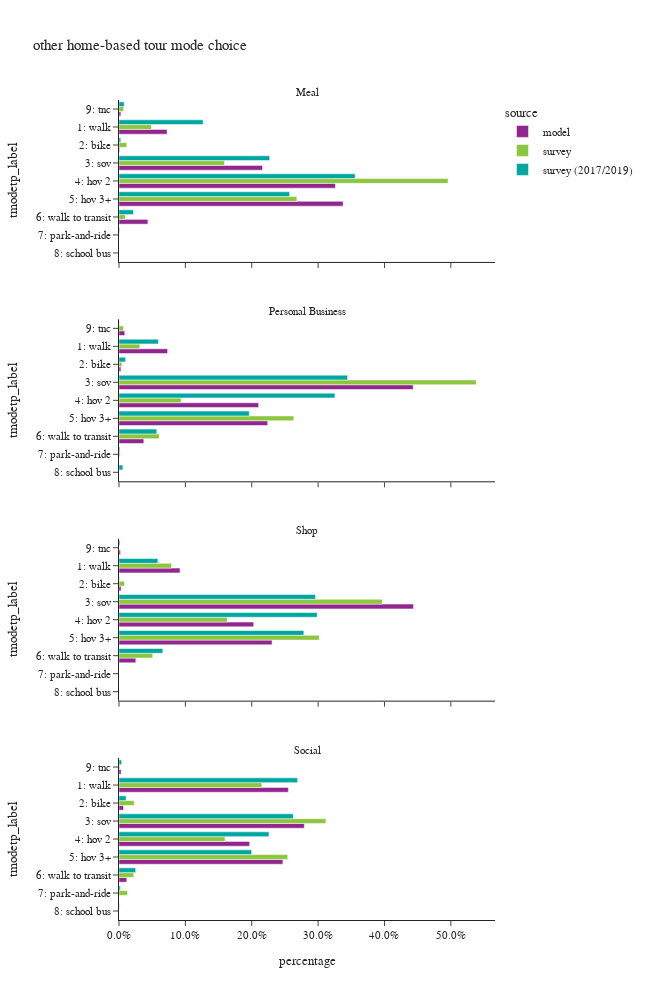

This figure's notebook cell:
### Code cell
df_plot = hb_tour.groupby(['source','pdpurp_label','tmodetp_label'])['toexpfac'].sum().reset_index()
df_plot['percentage'] = df_plot.groupby(['source','pdpurp_label'], group_keys=False)['toexpfac']. \
    apply(lambda x: x / float(x.sum()))

df_plot_ct = hb_tour.groupby(['source','pdpurp_label','tmodetp_label'])['toexpfac'].count().reset_index(). \
    rename(columns={'toexpfac':'sample count'})
df_plot = df_plot.merge(df_plot_ct, on=['source','pdpurp_label','tmodetp_label'])

fig = px.bar(df_plot.sort_values(['tmodetp_label']),
             x="percentage", y="tmodetp_label", color="source",barmode="group",
             facet_col='pdpurp_label', facet_col_wrap=1, orientation='h',
             hover_data=['sample count'],
             category_orders={"tmodetp_label":["1: walk","2: bike","3: sov","4: hov 2","5: hov 3+","6: walk to transit",
                                               "7: park-and-ride","8: school bus","9: other–survey only"]},
             title="other home-based tour mode choice")
fig.update_layout(height=1000, width=650)
fig.for_each_annotation(lambda a: a.update(text = a.text.split("=")[-1]))
fig.for_each_xaxis(lambda a: a.update(tickformat = ".1%"))
fig.show()

### Figure 1 — Plotly figure (JSON) as saved in the notebook; plotly's stock layout.template omitted (floating-point values rounded to 4 significant figures)
{"data": [{"alignmentgroup": "True", "customdata": [[25496], [357], [76137], [114770], [118848], [15331], [994]], "hovertemplate": "source=model<br>pdpurp_label=Meal<br>percentage=%{x}<br>tmodetp_label=%{y}<br>sample count=%{customdata[0]}<extra></extra>", "legendgroup": "model", "marker": {"color": "#91268F", "pattern": {"shape": ""}}, "name": "model", "offsetgroup": "model", "orientation": "h", "showlegend": true, "textposition": "auto", "type": "bar", "x": [0.07245, 0.001014, 0.2163, 0.3261, 0.3377, 0.04356, 0.002824], "xaxis": "x4", "y": ["1: walk", "2: bike", "3: sov", "4: hov 2", "5: hov 3+", "6: walk to transit", "9: tnc"], "yaxis": "y4"}, {"alignmentgroup": "True", "customdata": [[25249], [996], [152841], [72544], [77253], [12899], [3012]], "hovertemplate": "source=model<br>pdpurp_label=Personal Business<br>percentage=%{x}<br>tmodetp_label=%{y}<br>sample count=%{customdata[0]}<extra></extra>", "legendgroup": "model", "marker": {"color": "#91268F", "pattern": {"shape": ""}}, "name": "model", "offsetgroup": "model", "orientation": "h", "showlegend": false, "textposition": "auto", "type": "bar", "x": [0.07323, 0.002889, 0.4433, 0.2104, 0.2241, 0.03741, 0.008736], "xaxis": "x3", "y": ["1: walk", "2: bike", "3: sov", "4: hov 2", "5: hov 3+", "6: walk to transit", "9: tnc"], "yaxis": "y3"}, {"alignmentgroup": "True", "customdata": [[62217], [2149], [300250], [137345], [156075], [17172], [1476]], "hovertemplate": "source=model<br>pdpurp_label=Shop<br>percentage=%{x}<br>tmodetp_label=%{y}<br>sample count=%{customdata[0]}<extra></extra>", "legendgroup": "model", "marker": {"color": "#91268F", "pattern": {"shape": ""}}, "name": "model", "offsetgroup": "model", "orientation": "h", "showlegend": false, "textposition": "auto", "type": "bar", "x": [0.09194, 0.003176, 0.4437, 0.203, 0.2306, 0.02538, 0.002181], "xaxis": "x2", "y": ["1: walk", "2: bike", "3: sov", "4: hov 2", "5: hov 3+", "6: walk to transit", "9: tnc"], "yaxis": "y2"}, {"alignmentgroup": "True", "customdata": [[359463], [9589], [393294], [277220], [347765], [16507], [4553]], "hovertemplate": "source=model<br>pdpurp_label=Social<br>percentage=%{x}<br>tmodetp_label=%{y}<br>sample count=%{customdata[0]}<extra></extra>", "legendgroup": "model", "marker": {"color": "#91268F", "pattern": {"shape": ""}}, "name": "model", "offsetgroup": "model", "orientation": "h", "showlegend": false, "textposition": "auto", "type": "bar", "x": [0.2552, 0.006808, 0.2793, 0.1968, 0.2469, 0.01172, 0.003233], "xaxis": "x", "y": ["1: walk", "2: bike", "3: sov", "4: hov 2", "5: hov 3+", "6: walk to transit", "9: tnc"], "yaxis": "y"}, {"alignmentgroup": "True", "customdata": [[200], [25], [201], [204], [87], [43], [3], [3]], "hovertemplate": "source=survey<br>pdpurp_label=Meal<br>percentage=%{x}<br>tmodetp_label=%{y}<br>sample count=%{customdata[0]}<extra></extra>", "legendgroup": "survey", "marker": {"color": "#8CC63E", "pattern": {"shape": ""}}, "name": "survey", "offsetgroup": "survey", "orientation": "h", "showlegend": true, "textposition": "auto", "type": "bar", "x": [0.04882, 0.01173, 0.1589, 0.4958, 0.268, 0.009482, 0.0002709, 0.00707], "xaxis": "x4", "y": ["1: walk", "2: bike", "3: sov", "4: hov 2", "5: hov 3+", "6: walk to transit", "7: park-and-ride", "9: tnc"], "yaxis": "y4"}, {"alignmentgroup": "True", "customdata": [[74], [10], [355], [161], [52], [78], [5], [9]], "hovertemplate": "source=survey<br>pdpurp_label=Personal Business<br>percentage=%{x}<br>tmodetp_label=%{y}<br>sample count=%{customdata[0]}<extra></extra>", "legendgroup": "survey", "marker": {"color": "#8CC63E", "pattern": {"shape": ""}}, "name": "survey", "offsetgroup": "survey", "orientation": "h", "showlegend": false, "textposition": "auto", "type": "bar", "x": [0.03148, 0.004293, 0.5382, 0.09371, 0.2633, 0.06055, 0.0017, 0.006736], "xaxis": "x3", "y": ["1: walk", "2: bike", "3: sov", "4: hov 2", "5: hov 3+", "6: walk to transit", "7: park-and-ride", "9: tnc"], "yaxis": "y3"}, {"alignmentgroup": "True", "customdata": [[289], [27], [573], [302], [118], [74], [2]], "hovertemplate": "source=survey<br>pdpurp_label=Shop<br>percentage=%{x}<br>tmodetp_label=%{y}<br>sample count=%{customdata[0]}<extra></extra>", "legendgroup": "survey", "marker": {"color": "#8CC63E", "pattern": {"shape": ""}}, "name": "survey", "offsetgroup": "survey", "orientation": "h", "showlegend": false, "textposition": "auto", "type": "bar", "x": [0.07919, 0.008409, 0.3967, 0.1631, 0.3017, 0.05086, 5.015e-05], "xaxis": "x2", "y": ["1: walk", "2: bike", "3: sov", "4: hov 2", "5: hov 3+", "6: walk to transit", "8: school bus"], "yaxis": "y2"}, {"alignmentgroup": "True", "customdata": [[1048], [109], [827], [501], [344], [112], [15], [13]], "hovertemplate": "source=survey<br>pdpurp_label=Social<br>percentage=%{x}<br>tmodetp_label=%{y}<br>sample count=%{customdata[0]}<extra></extra>", "legendgroup": "survey", "marker": {"color": "#8CC63E", "pattern": {"shape": ""}}, "name": "survey", "offsetgroup": "survey", "orientation": "h", "showlegend": false, "textposition": "auto", "type": "bar", "x": [0.2152, 0.02296, 0.3118, 0.1597, 0.2542, 0.02218, 0.01278, 0.001186], "xaxis": "x", "y": ["1: walk", "2: bike", "3: sov", "4: hov 2", "5: hov 3+", "6: walk to transit", "7: park-and-ride", "9: tnc"], "yaxis": "y"}, {"alignmentgroup": "True", "customdata": [[433], [15], [290], [368], [230], [121], [7], [44]], "hovertemplate": "source=survey (2017/2019)<br>pdpurp_label=Meal<br>percentage=%{x}<br>tmodetp_label=%{y}<br>sample count=%{customdata[0]}<extra></extra>", "legendgroup": "survey (2017/2019)", "marker": {"color": "#00A7A0", "pattern": {"shape": ""}}, "name": "survey (2017/2019)", "offsetgroup": "survey (2017/2019)", "orientation": "h", "showlegend": true, "textposition": "auto", "type": "bar", "x": [0.1268, 0.002655, 0.2271, 0.3557, 0.2571, 0.02187, 0.001062, 0.007723], "xaxis": "x4", "y": ["1: walk", "2: bike", "3: sov", "4: hov 2", "5: hov 3+", "6: walk to transit", "7: park-and-ride", "9: tnc"], "yaxis": "y4"}, {"alignmentgroup": "True", "customdata": [[396], [19], [913], [606], [376], [268], [9], [22], [25]], "hovertemplate": "source=survey (2017/2019)<br>pdpurp_label=Personal Business<br>percentage=%{x}<br>tmodetp_label=%{y}<br>sample count=%{customdata[0]}<extra></extra>", "legendgroup": "survey (2017/2019)", "marker": {"color": "#00A7A0", "pattern": {"shape": ""}}, "name": "survey (2017/2019)", "offsetgroup": "survey (2017/2019)", "orientation": "h", "showlegend": false, "textposition": "auto", "type": "bar", "x": [0.05924, 0.009989, 0.3444, 0.3254, 0.1963, 0.05695, 0.00143, 0.005816, 0.0004872], "xaxis": "x3", "y": ["1: walk", "2: bike", "3: sov", "4: hov 2", "5: hov 3+", "6: walk to transit", "7: park-and-ride", "8: school bus", "9: tnc"], "yaxis": "y3"}, {"alignmentgroup": "True", "customdata": [[586], [18], [807], [613], [297], [155], [1], [5]], "hovertemplate": "source=survey (2017/2019)<br>pdpurp_label=Shop<br>percentage=%{x}<br>tmodetp_label=%{y}<br>sample count=%{customdata[0]}<extra></extra>", "legendgroup": "survey (2017/2019)", "marker": {"color": "#00A7A0", "pattern": {"shape": ""}}, "name": "survey (2017/2019)", "offsetgroup": "survey (2017/2019)", "orientation": "h", "showlegend": false, "textposition": "auto", "type": "bar", "x": [0.05851, 0.0006992, 0.296, 0.2986, 0.2785, 0.06602, 6.145e-05, 0.001581], "xaxis": "x2", "y": ["1: walk", "2: bike", "3: sov", "4: hov 2", "5: hov 3+", "6: walk to transit", "7: park-and-ride", "9: tnc"], "yaxis": "y2"}, {"alignmentgroup": "True", "customdata": [[1555], [81], [949], [784], [664], [333], [12], [4], [52]], "hovertemplate": "source=survey (2017/2019)<br>pdpurp_label=Social<br>percentage=%{x}<br>tmodetp_label=%{y}<br>sample count=%{customdata[0]}<extra></extra>", "legendgroup": "survey (2017/2019)", "marker": {"color": "#00A7A0", "pattern": {"shape": ""}}, "name": "survey (2017/2019)", "offsetgroup": "survey (2017/2019)", "orientation": "h", "showlegend": false, "textposition": "auto", "type": "bar", "x": [0.2691, 0.01064, 0.2626, 0.226, 0.1998, 0.02514, 0.00206, 0.0006147, 0.004038], "xaxis": "x", "y": ["1: walk", "2: bike", "3: sov", "4: hov 2", "5: hov 3+", "6: walk to transit", "7: park-and-ride", "8: school bus", "9: tnc"], "yaxis": "y"}], "layout": {"annotations": [{"font": {}, "showarrow": false, "text": "Social", "x": 0.5, "xanchor": "center", "xref": "paper", "y": 0.1975, "yanchor": "bottom", "yref": "paper"}, {"font": {}, "showarrow": false, "text": "Shop", "x": 0.5, "xanchor": "center", "xref": "paper", "y": 0.465, "yanchor": "bottom", "yref": "paper"}, {"font": {}, "showarrow": false, "text": "Personal Business", "x": 0.5, "xanchor": "center", "xref": "paper", "y": 0.7325, "yanchor": "bottom", "yref": "paper"}, {"font": {}, "showarrow": false, "text": "Meal", "x": 0.5, "xanchor": "center", "xref": "paper", "y": 1.0, "yanchor": "bottom", "yref": "paper"}], "barmode": "group", "height": 1000, "legend": {"title": {"text": "source"}, "tracegroupgap": 0}, "title": {"text": "other home-based tour mode choice"}, "width": 650, "xaxis": {"anchor": "y", "domain": [0.0, 1.0], "tickformat": ".1%", "title": {"text": "percentage"}}, "xaxis2": {"anchor": "y2", "domain": [0.0, 1.0], "matches": "x", "showticklabels": false, "tickformat": ".1%"}, "xaxis3": {"anchor": "y3", "domain": [0.0, 1.0], "matches": "x", "showticklabels": false, "tickformat": ".1%"}, "xaxis4": {"anchor": "y4", "domain": [0.0, 1.0], "matches": "x", "showticklabels": false, "tickformat": ".1%"}, "yaxis": {"anchor": "x", "categoryarray": ["9: other–survey only", "8: school bus", "7: park-and-ride", "6: walk to transit", "5: hov 3+", "4: hov 2", "3: sov", "2: bike", "1: walk"], "categoryorder": "array", "domain": [0.0, 0.1975], "title": {"text": "tmodetp_label"}}, "yaxis2": {"anchor": "x2", "categoryarray": ["9: other–survey only", "8: school bus", "7: park-and-ride", "6: walk to transit", "5: hov 3+", "4: hov 2", "3: sov", "2: bike", "1: walk"], "categoryorder": "array", "domain": [0.2675, 0.465], "matches": "y", "title": {"text": "tmodetp_label"}}, "yaxis3": {"anchor": "x3", "categoryarray": ["9: other–survey only", "8: school bus", "7: park-and-ride", "6: walk to transit", "5: hov 3+", "4: hov 2", "3: sov", "2: bike", "1: walk"], "categoryorder": "array", "domain": [0.535, 0.7325], "matches": "y", "title": {"text": "tmodetp_label"}}, "yaxis4": {"anchor": "x4", "categoryarray": ["9: other–survey only", "8: school bus", "7: park-and-ride", "6: walk to transit", "5: hov 3+", "4: hov 2", "3: sov", "2: bike", "1: walk"], "categoryorder": "array", "domain": [0.8025, 1.0], "matches": "y", "title": {"text": "tmodetp_label"}}}}
